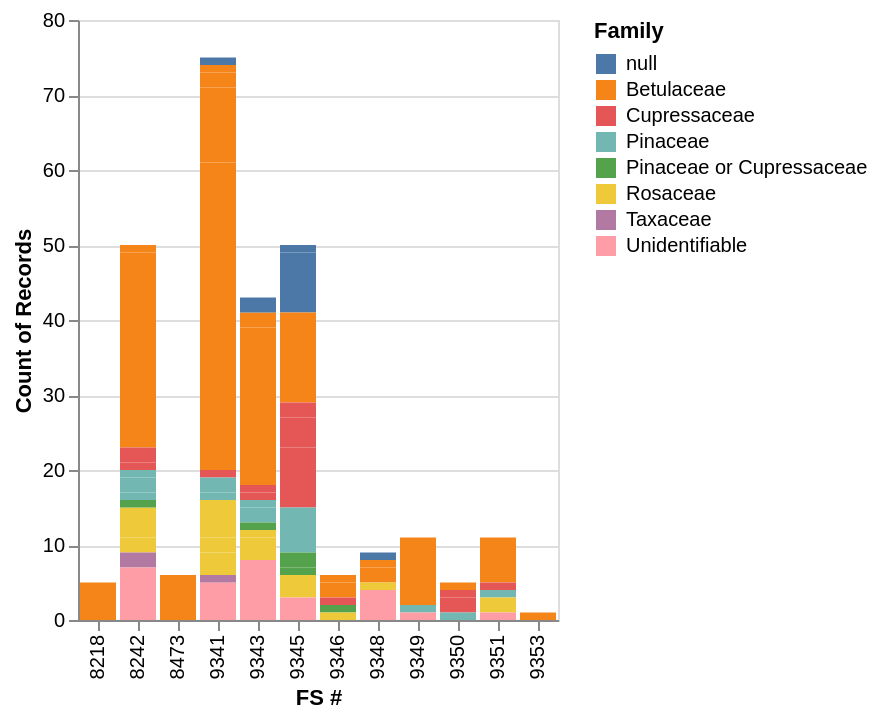

Write notebook code for a chart like this one.
### Markdown cell above
First, we'll make a simple bar chart showing ethnobotanical material by Family. <br>
To make a simple bar chart, you'll specify the Chart object, the desired mark attribute (`mark_bar()`), and then encode the desired properties.

### Code cell
# alt.Chart(dataframe).mark().encode(properties)
alt.Chart(data).mark_bar().encode(
    x = 'FS #:N',
    y = 'count(Wood ID)',
    color='Family:N',
    tooltip=[Wood ID', 'count(Wood ID']
)

### Figure 1 — Vega-Lite specification as saved in the notebook (floating-point values rounded to 4 significant figures; data arrays with more than 128 entries replaced by an {"elided": "..."} marker saying what was removed)
{"config": {"view": {"continuousWidth": 300, "continuousHeight": 300}}, "data": {"name": "data-2e0d23946b6fc4e7af1860b645e36a51"}, "mark": {"type": "bar"}, "encoding": {"color": {"field": "Family", "type": "nominal"}, "tooltip": [{"field": "Wood ID", "type": "nominal"}, {"aggregate": "count", "field": "Wood ID", "type": "nominal"}], "x": {"field": "FS #", "type": "nominal"}, "y": {"aggregate": "count", "field": "Wood ID", "type": "nominal"}}, "$schema": "https://vega.github.io/schema/vega-lite/v6.1.0.json", "datasets": {"data-2e0d23946b6fc4e7af1860b645e36a51": {"elided": "272 records"}}}
